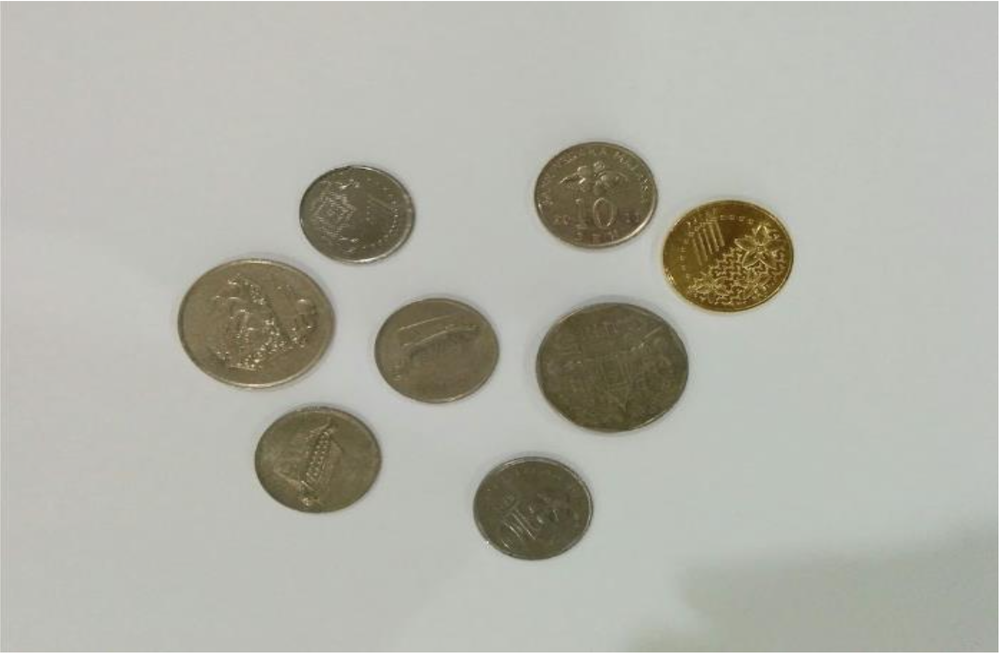
#> input picture test-image.png, 1000 x 654 px, shrunk from 1998 x 1306 before the run, found by its file name
$ python task4.py
#> lines starting #> are read from the running program, lines starting #| are printed output that depends on the picture; after the words box and inside, x2 and y2 are one past the last pixel; in counts of white or black regions, pixels touching at a corner belong together
### utils.py
import cv2 as cv


def readImage(src = '/Users/muhammadsunaam/Documents/Sem 5/Digital Image Processing/Assignments/Assignment 1/assignment/test-image.png', type= cv.IMREAD_COLOR):
	# read the image
#> called with type = 1
	try:
		img = cv.imread(src, type)
#> img is the input picture: shape (654, 1000, 3); mean B, G, R 167.5, 177.1, 176.9
		print('Image Loaded')
	# showImage(img)
	except:
		print('Image not found')
		exit(-1)

	return img


def showImage(img, title = 'Image', wait = 0):
	cv.imshow(title, img)
	cv.waitKey(wait)


# [17 lines left out: functions checkImageChannels, imageShape, not called in this run]

### task4.py
import cv2 as cv
import utils

# Read the image
img = utils.readImage(type=cv.IMREAD_COLOR)
# show image
utils.showImage(img, "Original Image")

# Convert to grayscale
img_gray = cv.cvtColor(img, cv.COLOR_BGR2GRAY)
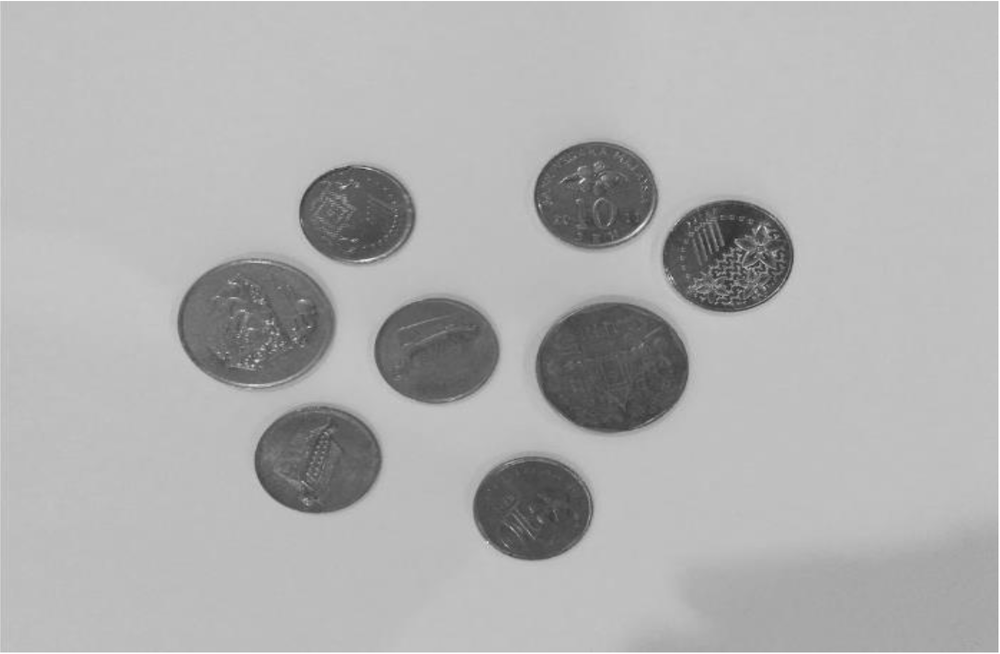
#> img_gray: shape (654, 1000); min 40, max 255, mean 175.9
# show image
utils.showImage(img_gray, "Grayscale Image")

# Remove noise
blurred = cv.GaussianBlur(img_gray, (21, 21), 0)
# Show image
utils.showImage(blurred, "Blurred Image")

# Convert to binary
ret, img_binary = cv.threshold(blurred, 127, 255, cv.THRESH_BINARY)
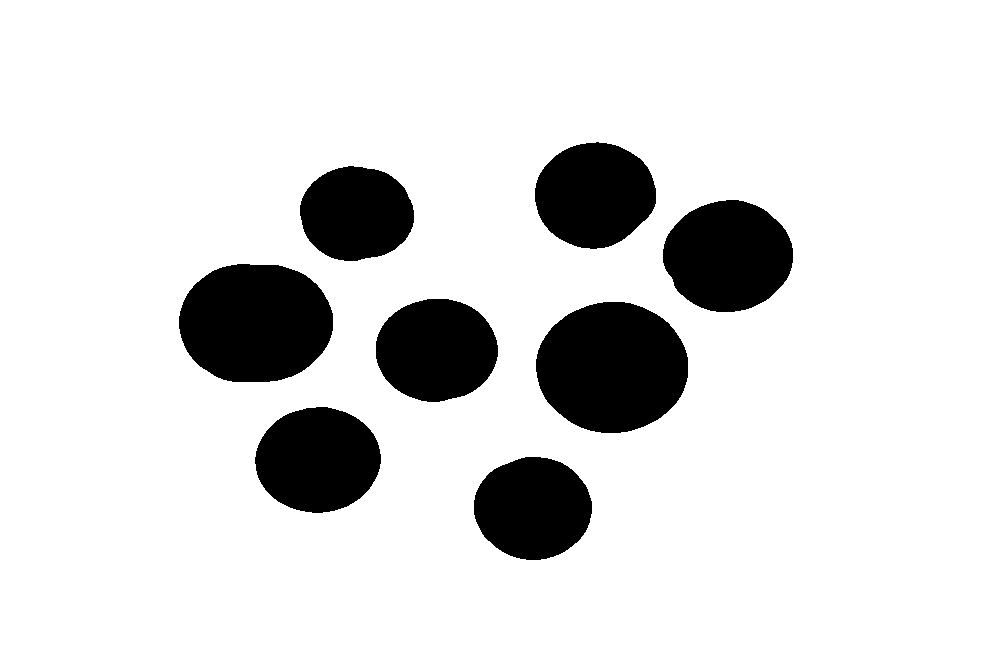
#> img_binary: shape (654, 1000); 86.3% white; 8 black regions, largest, box (x1, y1, x2, y2) and area: (536, 302, 688, 433) 15587, (179, 264, 333, 382) 14670, (663, 200, 793, 312) 11233
# show image
utils.showImage(img_binary, "Binary Image")

# Find edges
edges = cv.Canny(img_binary, 0, 200)
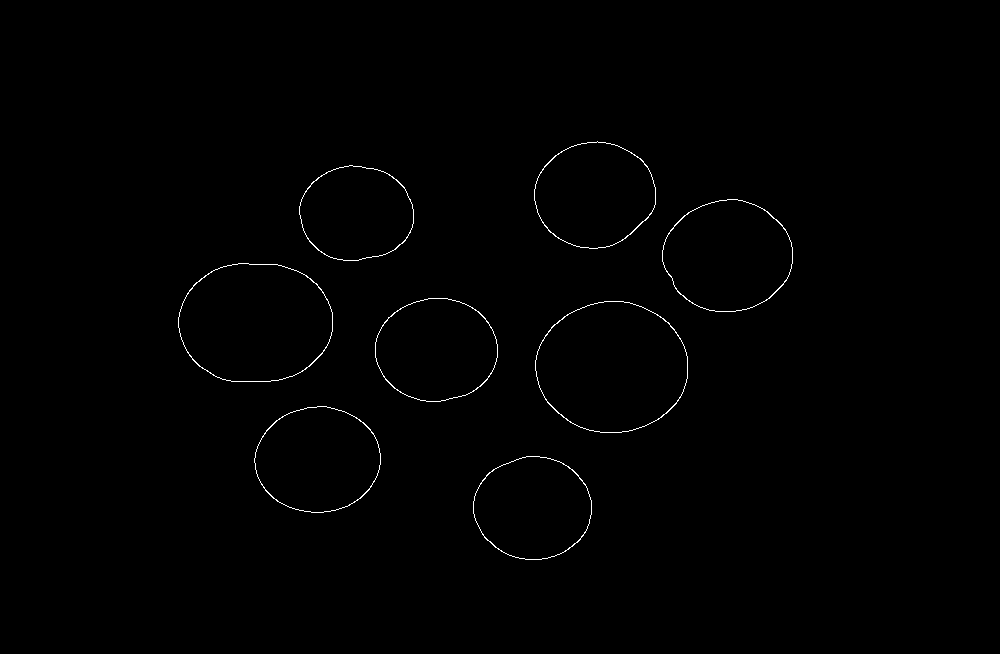
#> edges: shape (654, 1000); 0.48% white in thin lines or dots, all inside (x1, y1, x2, y2) = (178, 141, 793, 560)

# show image
utils.showImage(edges, "Edge Image")

# Get contours
contours, hierarchy = cv.findContours(edges, cv.RETR_EXTERNAL, cv.CHAIN_APPROX_SIMPLE)
#> contours = 8 contours; box (x1, y1, x2, y2) and area: (535, 301, 688, 433) 15614, (178, 263, 333, 382) 14698, (662, 199, 793, 312) 11260, (254, 406, 381, 513) 10368, (534, 141, 656, 249) 9944, (375, 298, 498, 402) 9887, (473, 456, 592, 560) 9485, (299, 165, 414, 261) 8494

coins = 0
# Draw contours
for contour in contours:
    if(cv.contourArea(contour) > 100):
        cv.drawContours(img, contour, -1, (0, 255, 0), 4)
        coins = coins + 1
#> this loop made 8 passes
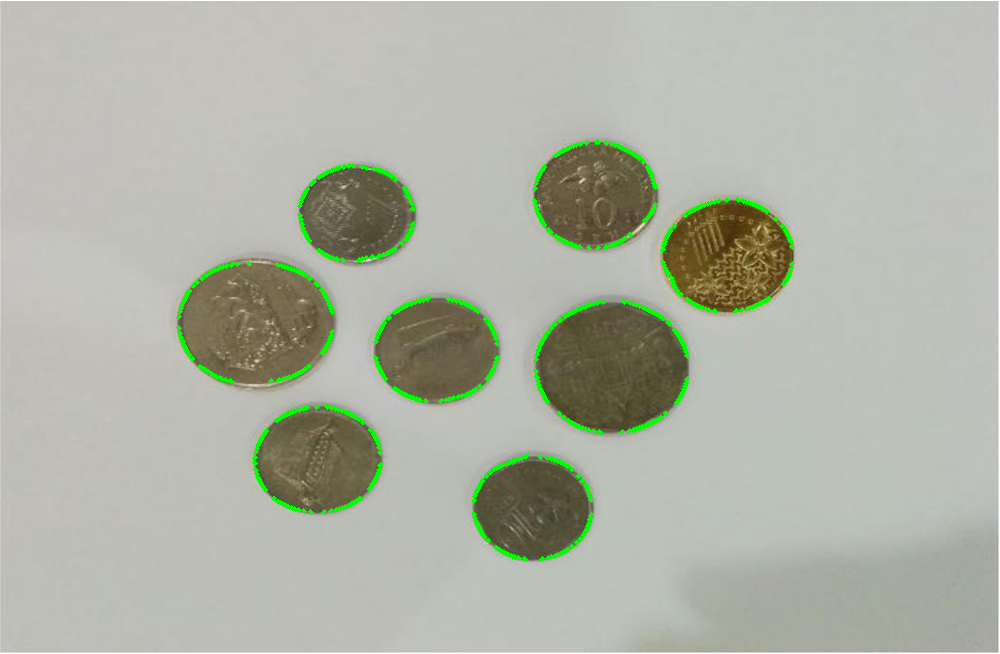
#> img: shape (654, 1000, 3); 1.46% of pixels changed, all inside (x1, y1, x2, y2) = (176, 139, 795, 562)
#> after the loop, coins = 8
    # print(cv.contourArea(contour))

# Show image
utils.showImage(img, "Contour Image")

# Print coin count
print("Number of coins detected: ", coins)
#| Number of coins detected:  8
